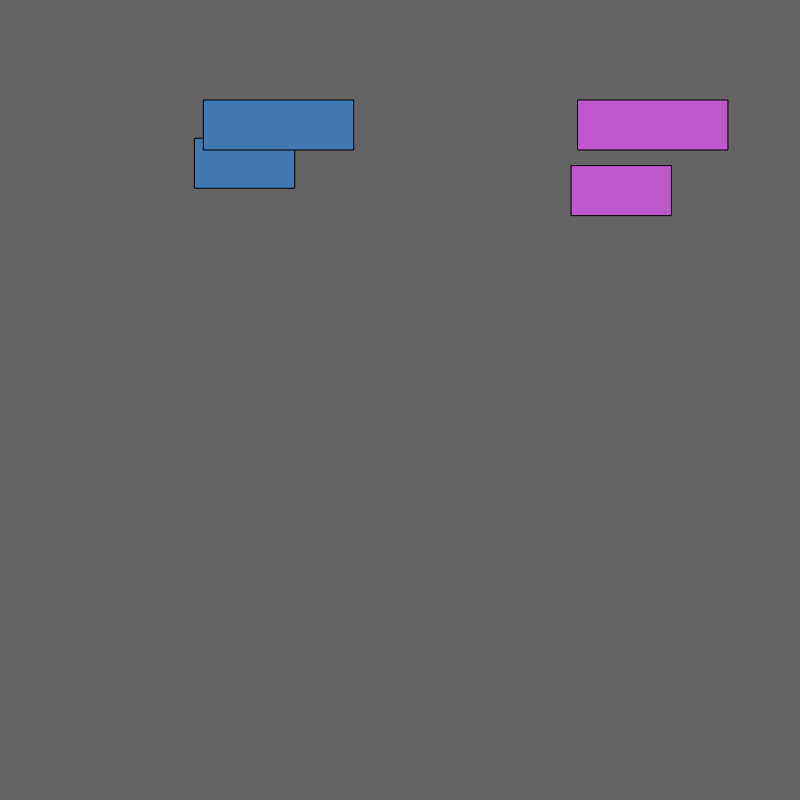
Frame 1 (no input)
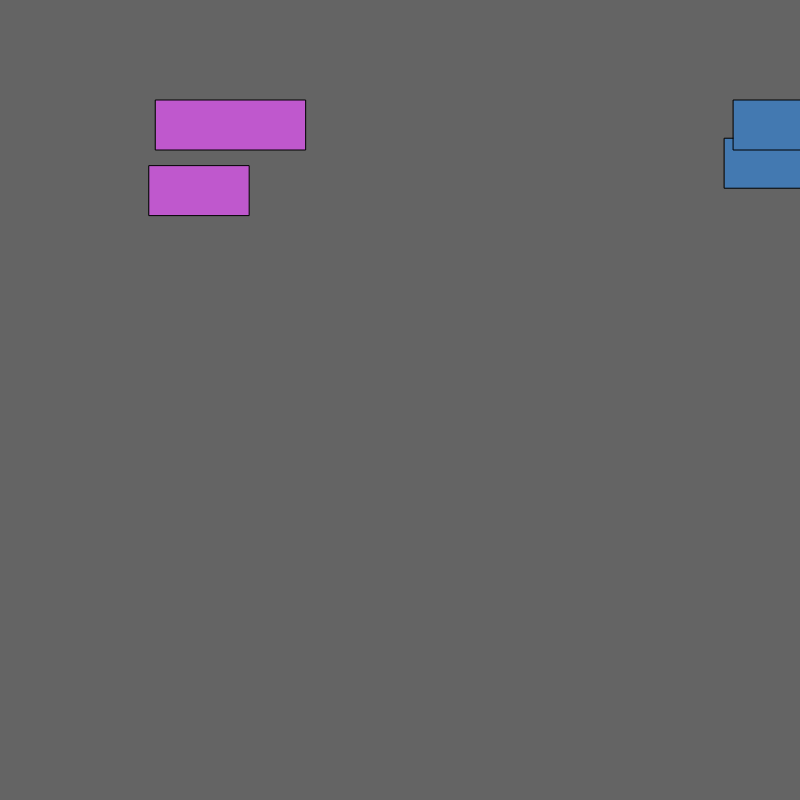
Frame 60 (no input)
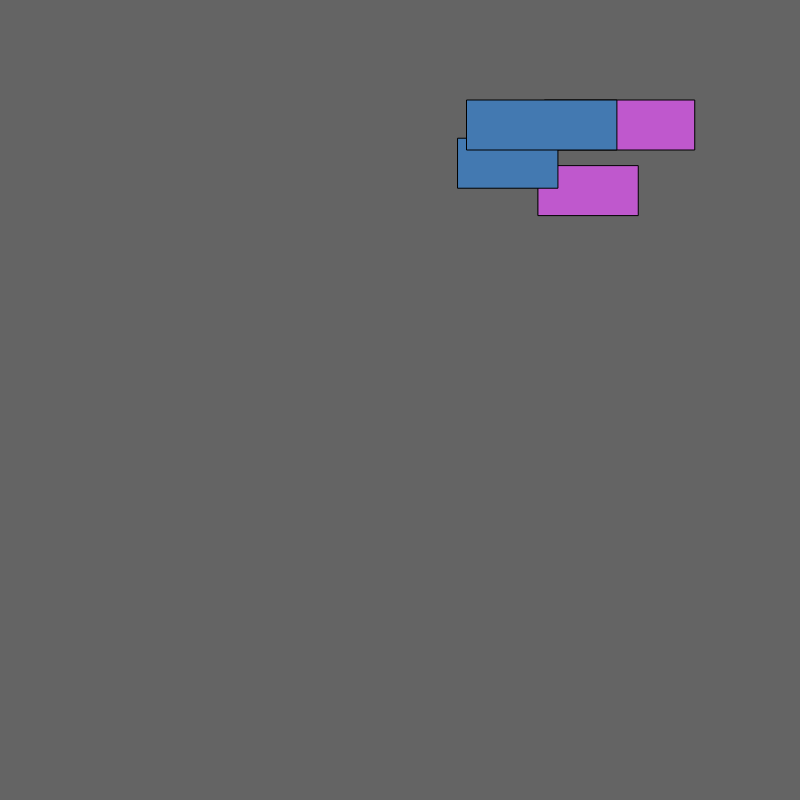
Frame 120 (the mouse pressed at the canvas centre since frame 60)

The p5.js sketch that drew these frames (run headless with seeded random() and noise() and a simulated clock; from frame 60 on, the mouse is pressed at the canvas centre):

// p5.js sketch
// ── sketch.js
var myCar1 ; // declare
var myCar2;

function setup() {
  createCanvas(800, 800) ;
  myCar1 = new Car()
  myCar2 = new Car()
}

function draw() {
background(100) ;

myCar1.display() ;
myCar1.drive() ;

myCar2.display() ;
myCar2.drive() ;

}

function Car() {
//attributes
this.x = random(width);
this.y = random(height);
this.r = random(255) ;
this.g = random(255) ;
this.b = random(255) ;
this.vel = random(5, 10) ;

//methods
this.display = function() {
  fill(this.r, this.g, this.b) ;
  rect(this.x, this.y, 100, 50);

}

this.drive = function() {
  this.x = this.x +this.vel ;
    if (this.x > width) {
this.x = 0;

  }

  


rect(this.x, 100, 150, 50) ;
}
}
